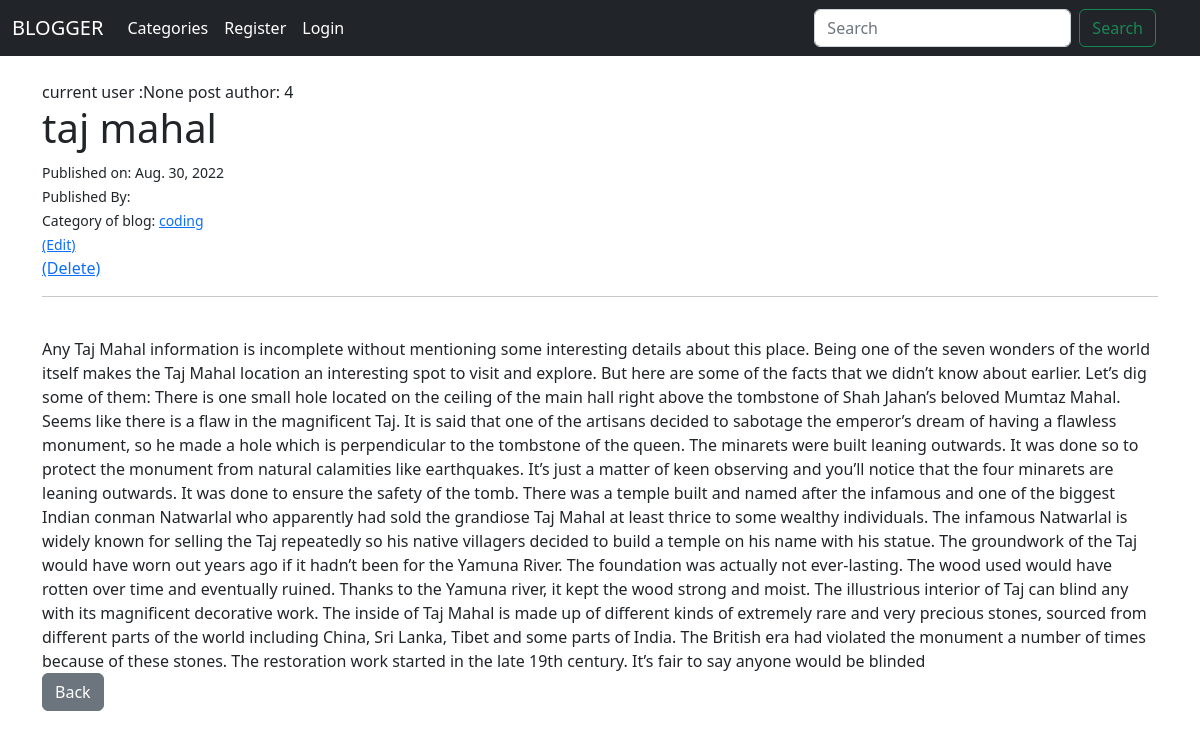
Screenshot of /Article/7 with the database file from the repository.
### Blog/models.py (models this page shows, shortened)
class Post(models.Model):
	title= models.CharField(max_length=256)
	title_tag= models.CharField(max_length=256)
	author=models.ForeignKey(User, on_delete=models.CASCADE)
	body=RichTextField(blank=True , null=True)
	post_date = models.DateField(auto_now_add=True)
	category = models.CharField(max_length=225, default='coding')

### Blog/views.py (the view, shortened to what this page needs)
# urls.py: path('Article/<int:pk>', ArticleDetailView.as_view(), name='Article_Detail'),
class ArticleDetailView(DetailView):
	model = Post
	template_name = 'Article_Details.html'

### Blog/templates/Article_details.html (shortened to what this page needs)
{% extends 'Base.html' %}
{% block content %}
current user :{{ user.id }}
post author: {{post.author.id}}
<h1> {{ post.title}} </h1>
<small>Published on: {{ post.post_date }}</small><br>
<small>Published By: {{ post.author.first_name}} {{post.author.last_name}} <br>
	Category of blog: <a href="{% url 'category' post.category|slugify %}">{{post.category}}</a><br> <a href="{% url 'Update_Post' post.pk %}">(Edit)</a><br></small><a href="{% url 'Delete_Post' post.pk %}">(Delete)</a></small>
<hr>
<br>
{{ post.body|safe }}
<br>
<a href="{% url 'Home' %}" class="btn btn-secondary">Back</a>
{% endblock %}

### rows the page displays
Post: author.id "4", title "taj mahal", post_date "Aug. 30, 2022", category "coding", body "Any Taj Mahal information is incomplete without mentioning some interesting details about this place. Being one of the seven wonders of the world itself makes the Taj Mahal location an interesting spot to visit and explore. But here are some of the facts that we didn’t know about earlier. Let’s dig some of them: There is one small hole located on the ceiling of the main hall right above the tombstone of Shah Jahan’s beloved Mumtaz Mahal. Seems like there is a flaw in the magnificent Taj. It is said that one of the artisans decided to sabotage the emperor’s dream of having a flawless monument, so he made a hole which is perpendicular to the tombstone of the queen. The minarets were built…"

### other values shown
{{ user.id }} "None"
